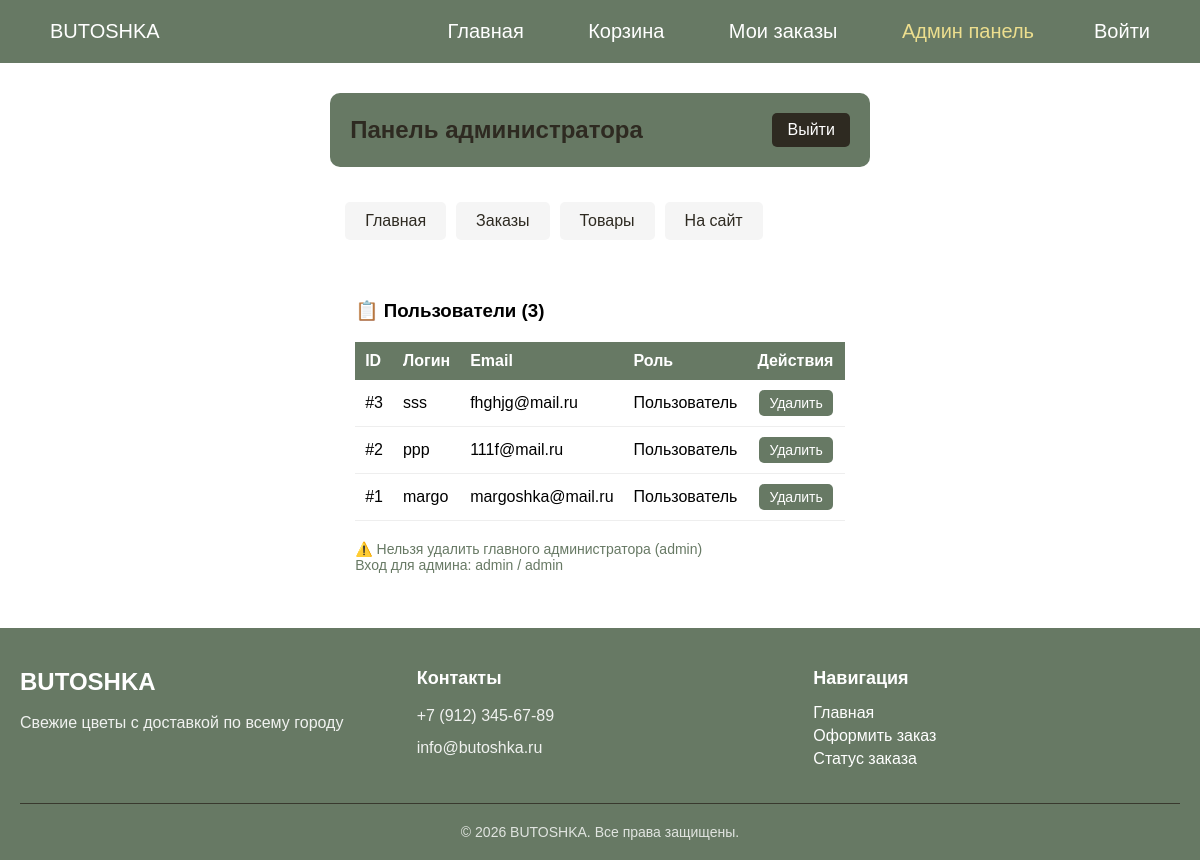
The page /admin.php (signed in) on the database its author committed.
### tables this page shows
CREATE TABLE `users` (
  `id` int NOT NULL,
  `login` varchar(250) NOT NULL,
  `phone` varchar(100) NOT NULL,
  `email` varchar(150) NOT NULL,
  `pass` varchar(50) NOT NULL
);

### admin.php (the view, shortened to what this page needs)
<?php
require_once('db.php');
$users = [];
$sql = "SELECT id, email, login, pass FROM users ORDER BY id DESC";
$result = $conn->query($sql);
if ($result && $result->num_rows > 0) {
    while ($row = $result->fetch_assoc()) {
        $users[] = $row;
    }
}
?>
<!DOCTYPE html>
<html lang="ru">
<head>
    <link rel="stylesheet" href="css/style.css">
</head>
<body>
    <?php include 'header.php'; ?>
    <div class="admin-wrapper">
        <div class="admin-header">
            <h2>Панель администратора</h2>
            <a href="?logout=1" class="btn">Выйти</a>
        </div>
        <div class="admin-menu">
            <a href="admin.php">Главная</a>
            <a href="orders.php">Заказы</a>
            <a href="tovar_uprav.php">Товары</a>
            <a href="index.php">На сайт</a>
        </div>
        <div class="admin-content">
            <h3>📋 Пользователи (<?= count($users) ?>)</h3>
            <table>
                <tr>
                    <th>ID</th>
                    <th>Логин</th>
                    <th>Email</th>
                    <th>Роль</th>
                    <th>Действия</th>
                </tr>
                <?php foreach ($users as $user): ?>
                <tr>
                    <td>#<?= $user['id'] ?></td>
                    <td><?= htmlspecialchars($user['login']) ?></td>
                    <td><?= htmlspecialchars($user['email']) ?></td>
                    <td>
                        <?php if ($user['login'] == 'admin'): ?>
                            <span class="admin-badge">Администратор</span>
                        <?php else: ?>
                            Пользователь
                        <?php endif; ?>
                    </td>
                    <td>
                        <?php if ($user['login'] != 'admin'): ?>
                            <a href="?delete_user=<?= $user['id'] ?>"
                               class="btn btn-small btn-delete"
                               onclick="return confirm('Удалить пользователя <?= htmlspecialchars($user['login']) ?>?')">
                                Удалить
                            </a>
                        <?php else: ?>
                            <span style="color: #999;">Нельзя удалить</span>
                        <?php endif; ?>
                    </td>
                </tr>
                <?php endforeach; ?>
            </table>
            <p style="margin-top: 20px; color: #677964; font-size: 14px;">
                ⚠️ Нельзя удалить главного администратора (admin)
            </p>
            <p style="color: #677964; font-size: 14px;">
                Вход для админа: admin / admin
            </p>
        </div>
    </div>
    <?php include 'footer.php'; ?>
</body>
</html>

### style.css (style rules this page uses)
* { margin: 0; padding: 0; box-sizing: border-box; }
html, body { height: 100%; margin: 0; padding: 0; }
body { display: flex; flex-direction: column; font-family: Arial, Helvetica, sans-serif; min-height: 100vh; }
h2 { color: #2e2a21; text-align: center; }

### admin.php (style rules this page uses)
.admin-wrapper { max-width: 1200px; margin: 30px auto; padding: 0 20px; }
.admin-header { background: #677964; color: white; padding: 20px; border-radius: 10px; margin-bottom: 20px; display: flex; justify-content: space-between; align-items: center; }
.admin-menu { background: white; padding: 15px; border-radius: 10px; margin-bottom: 20px; display: flex; gap: 10px; }
.admin-menu a { background: #f5f5f5; color: #2e2a21; text-decoration: none; padding: 10px 20px; border-radius: 5px; }
.admin-content { background: white; padding: 25px; border-radius: 10px; }
table { width: 100%; border-collapse: collapse; margin-top: 20px; }
th { background: #677964; color: white; padding: 10px; text-align: left; }
td { padding: 10px; border-bottom: 1px solid #eee; }
.btn { background: #2e2a21; color: white; text-decoration: none; padding: 8px 15px; border-radius: 5px; display: inline-block; }
.btn-small { padding: 5px 10px; font-size: 14px; margin: 0 2px; }
.btn-delete { background: #677964; }

### rows shown on the page
users: id "3", login "sss", email "fhghjg@mail.ru", shows "Пользователь"
users: id "2", login "ppp", email "111f@mail.ru", shows "Пользователь"
users: id "1", login "margo", email "margoshka@mail.ru", shows "Пользователь"

### other values the page prints
count($users) "3"
